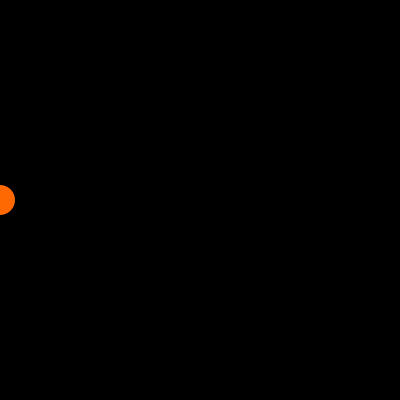
Frame 1 (no input)
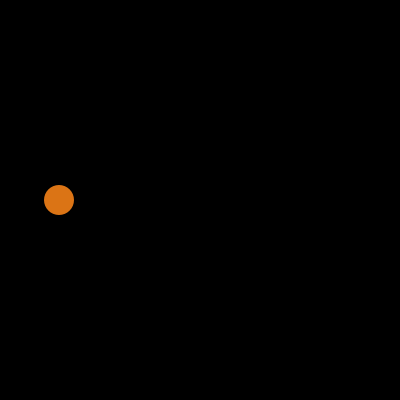
Frame 60 (the mouse pressed at the canvas centre just before this capture)
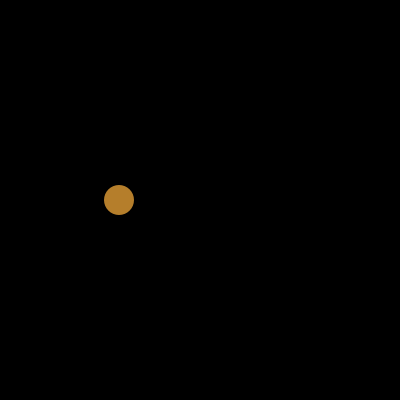
Frame 120 (the mouse held since frame 60 and released just before this capture)

The Processing sketch that drew these frames (run headless with seeded random() and noise(); from frame 60 on, the mouse is pressed at the canvas centre):

// Processing sketch: s06e01Javiera
// ── s06e01Javiera.pde
// Expresión Digital II - Diseño Digital - UDD - 2016
// Javiera Ramírez
// s06e01

float x, y, amt;
color c1, c2, c3;
int diam = 30;

void setup () {
  size (400, 400);
  x = 0 ;
  y = height / 2;

  c1 = color(255, 106, 0); // naranjo
  c2 = color (4, 175, 146); // celeste
  c3 = lerpColor(c1, c2, amt);
}

void draw () {
  c3 = lerpColor(c1, c2, amt);
  amt = map(x, 0, width, 0, 1);
  background(0);
  fill(c3);
  noStroke();
  ellipse(x, y, diam, diam);
  x++;
}
